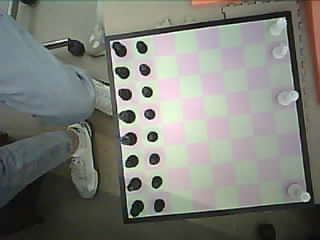
#> input picture latest_raw.jpg, 320 x 240 px
$ python calibrate_inner_warp_corners.py
#> lines starting #> are read from the running program, lines starting #| are printed output that depends on the picture
### python_code/src/charm/vision/four_point_calibration.py
from __future__ import annotations

from dataclasses import dataclass
from pathlib import Path
import json

import cv2
import numpy as np


@dataclass
class FourPointCalibration:
    top_left: tuple[int, int]
    top_right: tuple[int, int]
    bottom_right: tuple[int, int]
    bottom_left: tuple[int, int]

    def as_array(self) -> np.ndarray:
        return np.array(
            [
                self.top_left,
                self.top_right,
                self.bottom_right,
                self.bottom_left,
            ],
            dtype=np.float32,
        )


@dataclass
class InnerWarpCalibration:
    top_left: tuple[int, int]
    top_right: tuple[int, int]
    bottom_right: tuple[int, int]
    bottom_left: tuple[int, int]

    # [45 lines left out: functions as_array, draw_calibration_points, not called in this run]


def warp_from_calibration(
    image: np.ndarray,
    calibration: FourPointCalibration,
    output_size: int = 800,
) -> np.ndarray:
    src = calibration.as_array()
    dst = np.array(
        [
            [0, 0],
            [output_size - 1, 0],
            [output_size - 1, output_size - 1],
            [0, output_size - 1],
        ],
        dtype=np.float32,
    )

    matrix = cv2.getPerspectiveTransform(src, dst)
    return cv2.warpPerspective(image, matrix, (output_size, output_size))


# [91 lines left out: functions draw_inner_warp_points, refine_board_with_inner_corners, crop_and_refit_board, save_four_point_calibration, not called in this run]


def load_four_point_calibration(json_path: str | Path) -> FourPointCalibration:
    path = Path(json_path)
    with open(path, "r", encoding="utf-8") as f:
        data = json.load(f)

    return FourPointCalibration(
        top_left=tuple(data["top_left"]),
        top_right=tuple(data["top_right"]),
        bottom_right=tuple(data["bottom_right"]),
        bottom_left=tuple(data["bottom_left"]),
    )


# [27 lines left out: functions save_inner_warp_calibration, load_inner_warp_calibration, not called in this run]

### python_code/src/charm/vision/calibrate_inner_warp_corners.py
from __future__ import annotations

import argparse
from pathlib import Path
import sys

import cv2

ROOT = Path(__file__).resolve().parents[3]  # python_code
SRC_PATH = ROOT / "src"
sys.path.insert(0, str(SRC_PATH))

from charm.vision.calibration_config import (
    DEFAULT_BOARD_CALIBRATION_JSON,
    DEFAULT_INNER_WARP_CALIBRATION_JSON,
)
from charm.vision.four_point_calibration import (
    InnerWarpCalibration,
    draw_calibration_points,
    load_four_point_calibration,
    save_inner_warp_calibration,
    warp_from_calibration,
)

clicked_points: list[tuple[int, int]] = []


def mouse_callback(event, x, y, flags, param) -> None:
    global clicked_points
    if event == cv2.EVENT_LBUTTONDOWN and len(clicked_points) < 4:
        clicked_points.append((x, y))
        print(f"Point {len(clicked_points)}: ({x}, {y})")


def draw_points(image, points: list[tuple[int, int]]):
    debug = image.copy()
    labels = ["TL", "TR", "BR", "BL"]

    for i, (x, y) in enumerate(points):
        cv2.circle(debug, (x, y), 6, (0, 255, 255), -1)
        cv2.putText(
            debug,
            f"{labels[i]} ({x},{y})",
            (x + 8, y - 8),
            cv2.FONT_HERSHEY_SIMPLEX,
            0.6,
            (0, 255, 255),
            2,
            cv2.LINE_AA,
        )

    if len(points) == 4:
        for i in range(4):
            cv2.line(debug, points[i], points[(i + 1) % 4], (0, 255, 255), 2)

    return debug


def parse_args() -> argparse.Namespace:
    parser = argparse.ArgumentParser()
    parser.add_argument(
        "--image",
        default=str(ROOT.parent / "latest_raw.jpg"),
        help="Path to the raw image.",
    )
    parser.add_argument(
        "--board-calibration",
        default=str(DEFAULT_BOARD_CALIBRATION_JSON),
        help="Path to saved first-stage calibration json.",
    )
    parser.add_argument(
        "--output",
        default=str(DEFAULT_INNER_WARP_CALIBRATION_JSON),
        help="Path to save inner-warp calibration json.",
    )
    parser.add_argument(
        "--warp-size",
        type=int,
        default=800,
        help="Output size for first warp.",
    )
    return parser.parse_args()


def main() -> None:
    global clicked_points

    args = parse_args()
    image_path = Path(args.image)
    board_calibration_path = Path(args.board_calibration)
    output_path = Path(args.output)

    image = cv2.imread(str(image_path))
#> image is the input picture: shape (240, 320, 3); mean B, G, R 120.1, 127.2, 125
    if image is None:
        raise FileNotFoundError(f"Could not read image from path: {image_path}")

    if not board_calibration_path.exists():
        raise FileNotFoundError(
            f"Could not find board calibration file: {board_calibration_path}"
        )

    board_calibration = load_four_point_calibration(board_calibration_path)
#> (reads python_code/board_calibration.json from the repository)
    first_warp = warp_from_calibration(
        image,
        board_calibration,
        output_size=args.warp_size,
    )
#> in warp_from_calibration, `return cv2.warpPerspective(image, matrix, (output_size, output_size))`:
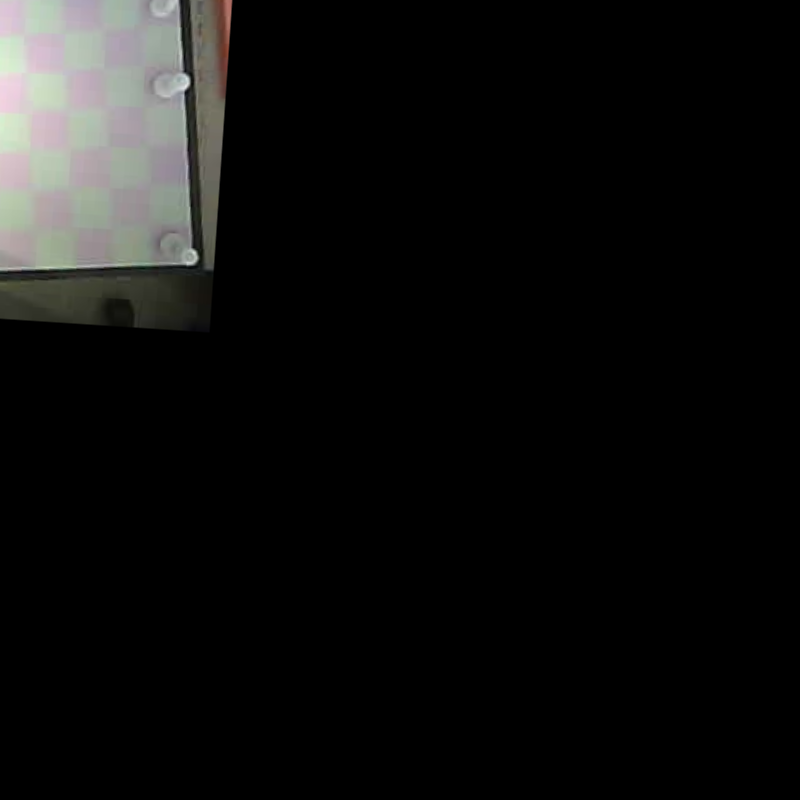
#> returned value: shape (800, 800, 3); mean of channels 0, 1, 2 15.1, 15.8, 15.8; drawn as B, G, R

    window_name = "Inner Warp Calibration - Click TL, TR, BR, BL"
    cv2.namedWindow(window_name)
    cv2.setMouseCallback(window_name, mouse_callback)

    print("Click 4 INNER points in this order:")
    print("1. top_left")
    print("2. top_right")
    print("3. bottom_right")
    print("4. bottom_left")
    print("Use the already-warped board.")
    print("Press 'r' to reset, 's' to save, 'q' to quit.")

    while True:
        display = draw_points(first_warp, clicked_points)
        cv2.imshow(window_name, display)

        key = cv2.waitKey(20) & 0xFF
#> (key q is pressed here)

        if key == ord("r"):
            clicked_points = []
            print("Points reset.")

        elif key == ord("s"):
            if len(clicked_points) != 4:
                print("You must select exactly 4 points before saving.")
                continue

            calibration = InnerWarpCalibration(
                top_left=clicked_points[0],
                top_right=clicked_points[1],
                bottom_right=clicked_points[2],
                bottom_left=clicked_points[3],
            )
            save_inner_warp_calibration(calibration, output_path)
            print(f"Inner warp calibration saved to: {output_path}")
            break

        elif key == ord("q"):
            print("Calibration cancelled.")
            break

    cv2.destroyAllWindows()


if __name__ == "__main__":
    main()
